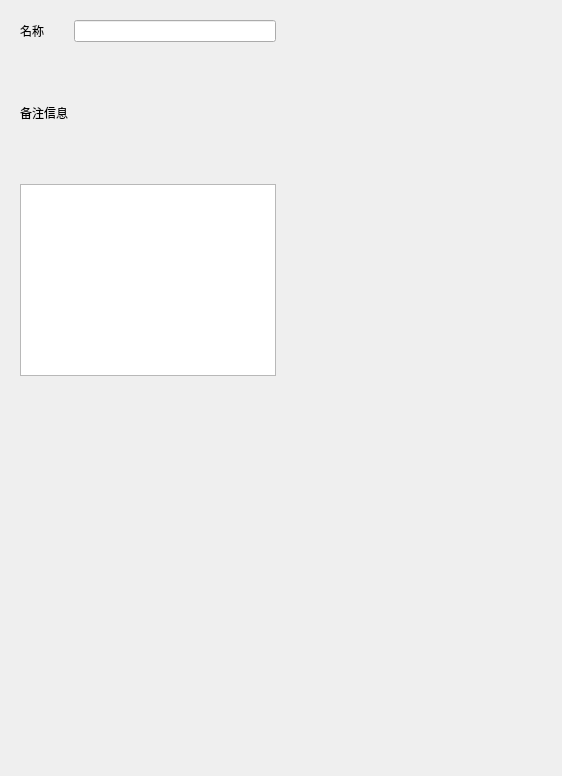
<?xml version="1.0" encoding="UTF-8"?>
<ui version="4.0">
 <class>FormProductContent</class>
 <widget class="QWidget" name="FormProductContent">
  <property name="geometry">
   <rect>
    <x>0</x>
    <y>0</y>
    <width>562</width>
    <height>776</height>
   </rect>
  </property>
  <property name="windowTitle">
   <string>Form</string>
  </property>
  <layout class="QGridLayout" name="gridLayout">
   <item row="1" column="0">
    <widget class="QWidget" name="widget_2" native="true">
     <layout class="QGridLayout" name="gridLayout_3">
      <item row="0" column="0">
       <widget class="FormPortDefinePic" name="widget_pic" native="true"/>
      </item>
     </layout>
    </widget>
   </item>
   <item row="0" column="0">
    <widget class="QWidget" name="widget" native="true">
     <layout class="QGridLayout" name="gridLayout_2">
      <item row="0" column="0">
       <widget class="QLabel" name="label_2">
        <property name="text">
         <string>名称</string>
        </property>
       </widget>
      </item>
      <item row="2" column="0">
       <widget class="QLabel" name="label_3">
        <property name="text">
         <string>备注信息</string>
        </property>
       </widget>
      </item>
      <item row="0" column="1">
       <widget class="QLineEdit" name="lineEdit_name"/>
      </item>
      <item row="3" column="0" colspan="2">
       <widget class="QTextEdit" name="textEdit">
        <property name="sizePolicy">
         <sizepolicy hsizetype="Preferred" vsizetype="Preferred">
          <horstretch>0</horstretch>
          <verstretch>0</verstretch>
         </sizepolicy>
        </property>
       </widget>
      </item>
     </layout>
    </widget>
   </item>
   <item row="0" column="1">
    <spacer name="horizontalSpacer">
     <property name="orientation">
      <enum>Qt::Horizontal</enum>
     </property>
     <property name="sizeHint" stdset="0">
      <size>
       <width>40</width>
       <height>20</height>
      </size>
     </property>
    </spacer>
   </item>
  </layout>
 </widget>
 <customwidgets>
  <customwidget>
   <class>FormPortDefinePic</class>
   <extends>QWidget</extends>
   <header location="global">formportdefinepic.h</header>
   <container>1</container>
  </customwidget>
 </customwidgets>
 <resources/>
 <connections/>
</ui>
